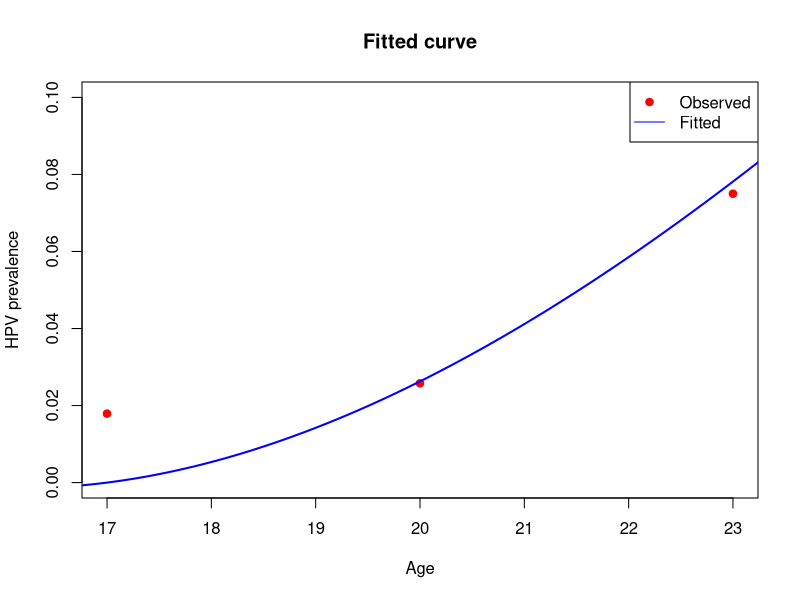
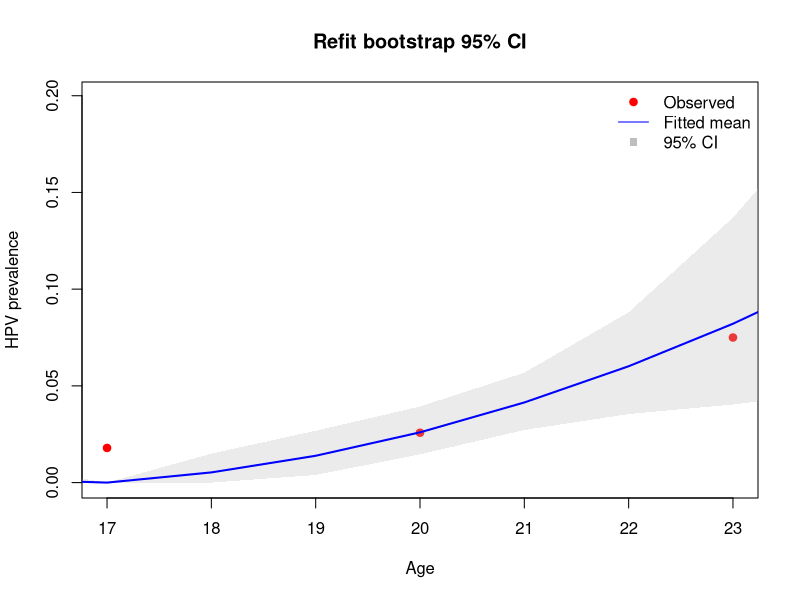

R code for these plots, in order:
x <- c(17, 20, 23)               
n_total <- c(1954, 737, 120)      
y_infected <- c(35, 19, 9)  

x0 <- 17                            
n_power <- 2                      
f_model <- function(x, A, B, C) {
  d <- x - x0
  B + (A * d^n_power - B) * exp(-C * d)
}

neg_log_likelihood <- function(par) {
  A <- par[1]
  B <- par[2]
  C <- par[3]
  
  p <- f_model(x, A, B, C)
  p <- pmax(pmin(p, 1 - 1e-6), 1e-6)  
  
  -sum(y_infected * log(p) + (n_total - y_infected) * log(1 - p))
}

result <- optim(
  par = c(0.01, 0.1, 0.1),       
  fn = neg_log_likelihood,      
  method = "BFGS"
)


curve_x <- seq(16, 24, length.out = 200)
fitted_p <- f_model(curve_x, result$par[1], result$par[2], result$par[3])

plot(x, y_infected / n_total, col = "red", pch = 19,
     ylim = c(0, 0.1),
     xlab = "Age", ylab = "HPV prevalence",
     main = "Fitted curve")
lines(curve_x, fitted_p, col = "blue", lwd = 2)
legend("topright", legend = c("Observed", "Fitted"),
       col = c("red", "blue"), pch = c(19, NA), lty = c(NA, 1))












#
set.seed(123)
x <- c(17, 20, 23)
n_total <- c(1954, 737, 120)
y_infected <- c(35, 19, 9)
x0 <- 17
n_power <- 2
f_model <- function(x, A, B, C) {
  d <- x - x0
  B + (A * d^n_power - B) * exp(-C * d)
}

neg_log_likelihood <- function(par) {
  p <- f_model(x, par[1], par[2], par[3])
  p <- pmin(pmax(p, 1e-6), 1 - 1e-6)
  -sum(y_infected * log(p) + (n_total - y_infected) * log(1 - p))
}
fit0 <- optim(par = c(0.01, 0.1, 0.1), fn = neg_log_likelihood, method = "BFGS")
est_par <- fit0$par
p_hat   <- f_model(x, est_par[1], est_par[2], est_par[3])
p_hat   <- pmin(pmax(p_hat, 1e-6), 1 - 1e-6)

B <- 1000
curve_x <- 16:24
pred_mat <- matrix(NA_real_, nrow = length(curve_x), ncol = B)

for (b in 1:B) {
  y_b <- rbinom(length(x), size = n_total, prob = p_hat)
  
  nll_b <- function(par) {
    p <- f_model(x, par[1], par[2], par[3])
    p <- pmin(pmax(p, 1e-6), 1 - 1e-6)
    -sum(y_b * log(p) + (n_total - y_b) * log(1 - p))
  }
  fit_b <- try(optim(par = est_par, fn = nll_b, method = "BFGS"), silent = TRUE)
  if (inherits(fit_b, "try-error")) next
  
  pred <- f_model(curve_x, fit_b$par[1], fit_b$par[2], fit_b$par[3])
  pred_mat[, b] <- pmin(pmax(pred, 0), 1) 
}
keep <- which(colSums(is.na(pred_mat)) == 0)
pred_mat <- pred_mat[, keep, drop = FALSE]
pred_mean <- rowMeans(pred_mat)
ci_lower  <- apply(pred_mat, 1, quantile, probs = 0.025)
ci_upper  <- apply(pred_mat, 1, quantile, probs = 0.975)
plot(x, y_infected / n_total, col = "red", pch = 19,
     ylim = range(c(0, ci_upper, y_infected / n_total)),
     xlab = "Age", ylab = "HPV prevalence",
     main = "Refit bootstrap 95% CI")

polygon(c(curve_x, rev(curve_x)),
        c(ci_lower,  rev(ci_upper)),
        border = NA, col = adjustcolor("gray", 0.3))

lines(curve_x, pred_mean, col = "blue", lwd = 2)
legend("topright", c("Observed","Fitted mean","95% CI"),
       col = c("red","blue","gray"), pch = c(19, NA, 15),
       lty = c(NA, 1, NA), bty = "n")
int_ages <- curve_x[round(curve_x) == curve_x]

ci_table_int <- data.frame(
  age   = int_ages,
  mean  = pred_mean[round(curve_x) == curve_x],
  lower = ci_lower[round(curve_x) == curve_x],
  upper = ci_upper[round(curve_x) == curve_x]
)
ci_table_int <- data.frame(
  age   = int_ages,
  mean  = round(ci_table_int$mean, 3),
  lower = round(ci_table_int$lower, 3),
  upper = round(ci_table_int$upper, 3)
)

print(ci_table_int, row.names = FALSE)
